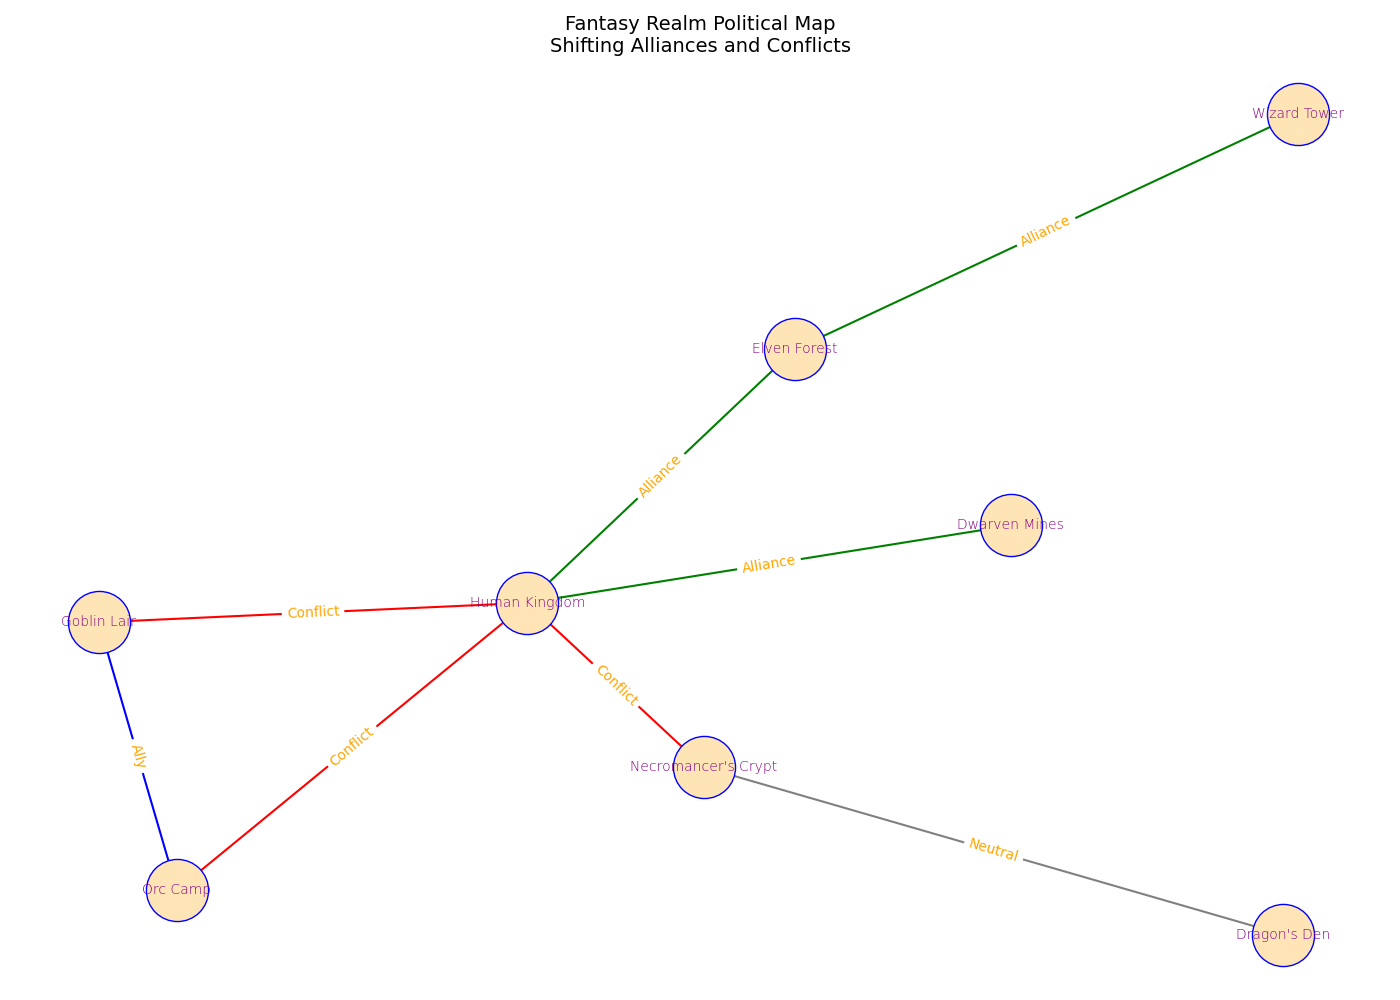

Generate this figure with Python:
import matplotlib.pyplot as plt
import networkx as nx

nodes = [
    "Elven Forest", "Dwarven Mines", "Human Kingdom",
    "Orc Camp", "Wizard Tower", "Goblin Lair",
    "Dragon's Den", "Necromancer's Crypt"
]

edges = {
    ("Elven Forest", "Human Kingdom"): {'relation': 'Alliance', 'weight': 5},
    ("Dwarven Mines", "Human Kingdom"): {'relation': 'Alliance', 'weight': 4},
    ("Human Kingdom", "Orc Camp"): {'relation': 'Conflict', 'weight': 6},
    ("Wizard Tower", "Elven Forest"): {'relation': 'Alliance', 'weight': 3},
    ("Goblin Lair", "Orc Camp"): {'relation': 'Ally', 'weight': 4},
    ("Dragon's Den", "Necromancer's Crypt"): {'relation': 'Neutral', 'weight': 2},
    ("Necromancer's Crypt", "Human Kingdom"): {'relation': 'Conflict', 'weight': 5},
    ("Human Kingdom", "Goblin Lair"): {'relation': 'Conflict', 'weight': 3}
}

G = nx.DiGraph()
G.add_nodes_from(nodes)
for (start, end), attrs in edges.items():
    G.add_edge(start, end, **attrs)

pos = nx.spring_layout(G, seed=42)
plt.figure(figsize=(14, 10))

colors = {
    'Alliance': 'green',
    'Conflict': 'red',
    'Ally': 'blue',
    'Neutral': 'grey'
}

# Randomly altered node parameters
nx.draw_networkx_nodes(G, pos, node_size=2000, node_color='#FFE4B5', edgecolors='blue')

# Randomly altered labels
nx.draw_networkx_labels(G, pos, font_size=10, font_color='purple', font_weight='light')

# Randomly altered edges and edge labels
for (start, end), attrs in edges.items():
    nx.draw_networkx_edges(G, pos, edgelist=[(start, end)], arrowstyle='-|>', arrowsize=15, width=1.5, edge_color=colors[attrs['relation']])
    nx.draw_networkx_edge_labels(G, pos, edge_labels={(start, end): attrs['relation']}, font_color='orange')

# Randomly altered chart title
plt.title("Fantasy Realm Political Map\nShifting Alliances and Conflicts", fontsize=14, fontweight='normal')

# Removed border and added grid
plt.grid(True) 

plt.axis('off')
plt.tight_layout()

plt.show()
